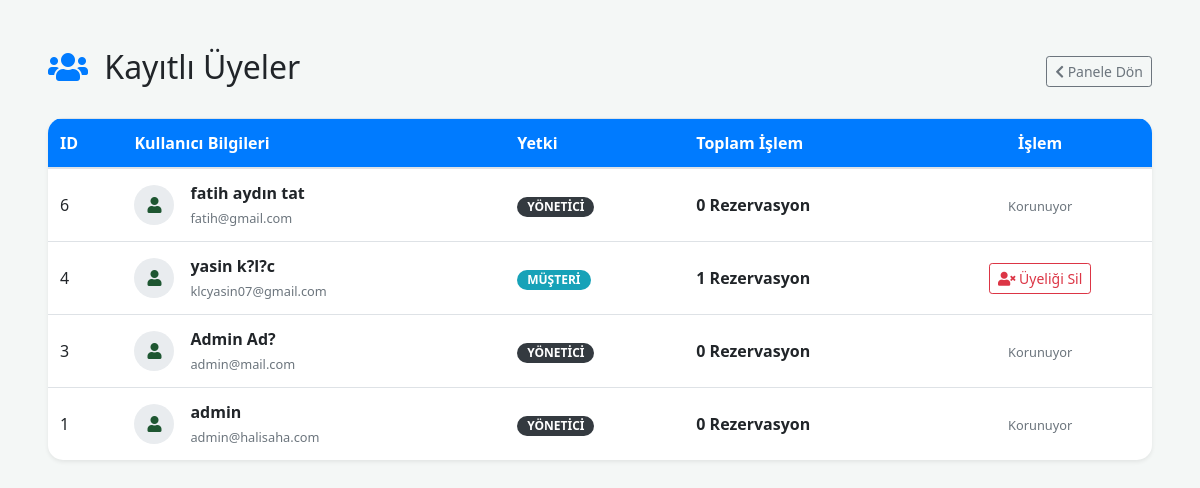
/bitirme/admin/kullanicilar.php (signed in), run on the app's committed database.
### tables this page shows
CREATE TABLE `kullanicilar` (
  `id` int(11) NOT NULL,
  `ad_soyad` varchar(100) NOT NULL,
  `email` varchar(100) NOT NULL,
  `sifre` varchar(255) NOT NULL,
  `rol` enum('musteri','yonetici') NOT NULL DEFAULT 'musteri'
);

### bitirme/admin/kullanicilar.php (the view, shortened to what this page needs)
<?php
require_once('../db_baglanti.php');
$sorgu = $db->query("SELECT k.*, COUNT(r.id) as toplam_islem
                     FROM kullanicilar k
                     LEFT JOIN rezervasyonlar r ON k.id = r.kullanici_id
                     GROUP BY k.id
                     ORDER BY k.id DESC");
$uyeler = $sorgu->fetchAll(PDO::FETCH_ASSOC);
?>
<!DOCTYPE html>
<html lang="tr">
<head>
    <link href="https://stackpath.bootstrapcdn.com/bootstrap/4.5.2/css/bootstrap.min.css" rel="stylesheet">
    <link rel="stylesheet" href="https://cdnjs.cloudflare.com/ajax/libs/font-awesome/5.15.1/css/all.min.css">
</head>
<body>
<div class="container-fluid mt-5 px-5">
    <div class="d-flex justify-content-between align-items-center mb-4">
        <h2><i class="fas fa-users text-primary mr-2"></i> Kayıtlı Üyeler</h2>
        <a href="dashboard.php" class="btn btn-outline-secondary btn-sm"><i class="fas fa-chevron-left"></i> Panele Dön</a>
    </div>
    <div class="card user-card shadow-sm">
        <div class="card-body p-0">
            <div class="table-responsive">
                <table class="table table-hover mb-0">
                    <thead class="bg-primary text-white">
                        <tr>
                            <th>ID</th>
                            <th>Kullanıcı Bilgileri</th>
                            <th>Yetki</th>
                            <th>Toplam İşlem</th>
                            <th class="text-center">İşlem</th>
                        </tr>
                    </thead>
                    <tbody>
                        <?php foreach($uyeler as $u): ?>
                        <tr>
                            <td class="align-middle"><?= $u['id'] ?></td>
                            <td class="align-middle">
                                <div class="d-flex align-items-center">
                                    <div class="user-avatar mr-3">
                                        <i class="fas fa-user"></i>
                                    </div>
                                    <div>
                                        <div class="font-weight-bold"><?= htmlspecialchars($u['ad_soyad']) ?></div>
                                        <small class="text-muted"><?= htmlspecialchars($u['email']) ?></small>
                                    </div>
                                </div>
                            </td>
                            <td class="align-middle">
                                <?php if($u['rol'] == 'yonetici'): ?>
                                    <span class="role-badge badge badge-dark">YÖNETİCİ</span>
                                <?php else: ?>
                                    <span class="role-badge badge badge-info">MÜŞTERİ</span>
                                <?php endif; ?>
                            </td>
                            <td class="align-middle font-weight-bold"><?= $u['toplam_islem'] ?> Rezervasyon</td>
                            <td class="text-center align-middle">
                                <?php if($u['rol'] != 'yonetici'): ?>
                                    <a href="?sil_id=<?= $u['id'] ?>" class="btn btn-sm btn-outline-danger"
                                       onclick="return confirm('Bu kullanıcıyı ve tüm geçmişini silmek istediğinize emin misiniz?')" title="Üyeyi Sil">
                                        <i class="fas fa-user-times"></i> Üyeliği Sil
                                    </a>
                                <?php else: ?>
                                    <span class="text-muted small">Korunuyor</span>
                                <?php endif; ?>
                            </td>
                        </tr>
                        <?php endforeach; ?>
                    </tbody>
                </table>
            </div>
        </div>
    </div>
</div>
</body>
</html>

### bitirme/admin/kullanicilar.php (style rules this page uses)
body { background-color: #f4f7f6; font-family: 'Segoe UI', sans-serif; }
.user-card { border-radius: 15px; border: none; overflow: hidden; }
.user-avatar { width: 40px; height: 40px; background: #e9ecef; border-radius: 50%; display: flex; align-items: center; justify-content: center; color: #1e5631; }
.role-badge { font-size: 0.75rem; padding: 4px 10px; border-radius: 10px; }

### data on the page
kullanicilar: id "6", ad_soyad "fatih aydın tat", email "fatih@gmail.com", rol "YÖNETİCİ", toplam_islem "0"
kullanicilar: id "4", ad_soyad "yasin k?l?c", email "klcyasin07@gmail.com", rol "MÜŞTERİ", toplam_islem "1"
kullanicilar: id "3", ad_soyad "Admin Ad?", email "admin@mail.com", rol "YÖNETİCİ", toplam_islem "0"
kullanicilar: id "1", ad_soyad "admin", email "admin@halisaha.com", rol "YÖNETİCİ", toplam_islem "0"
